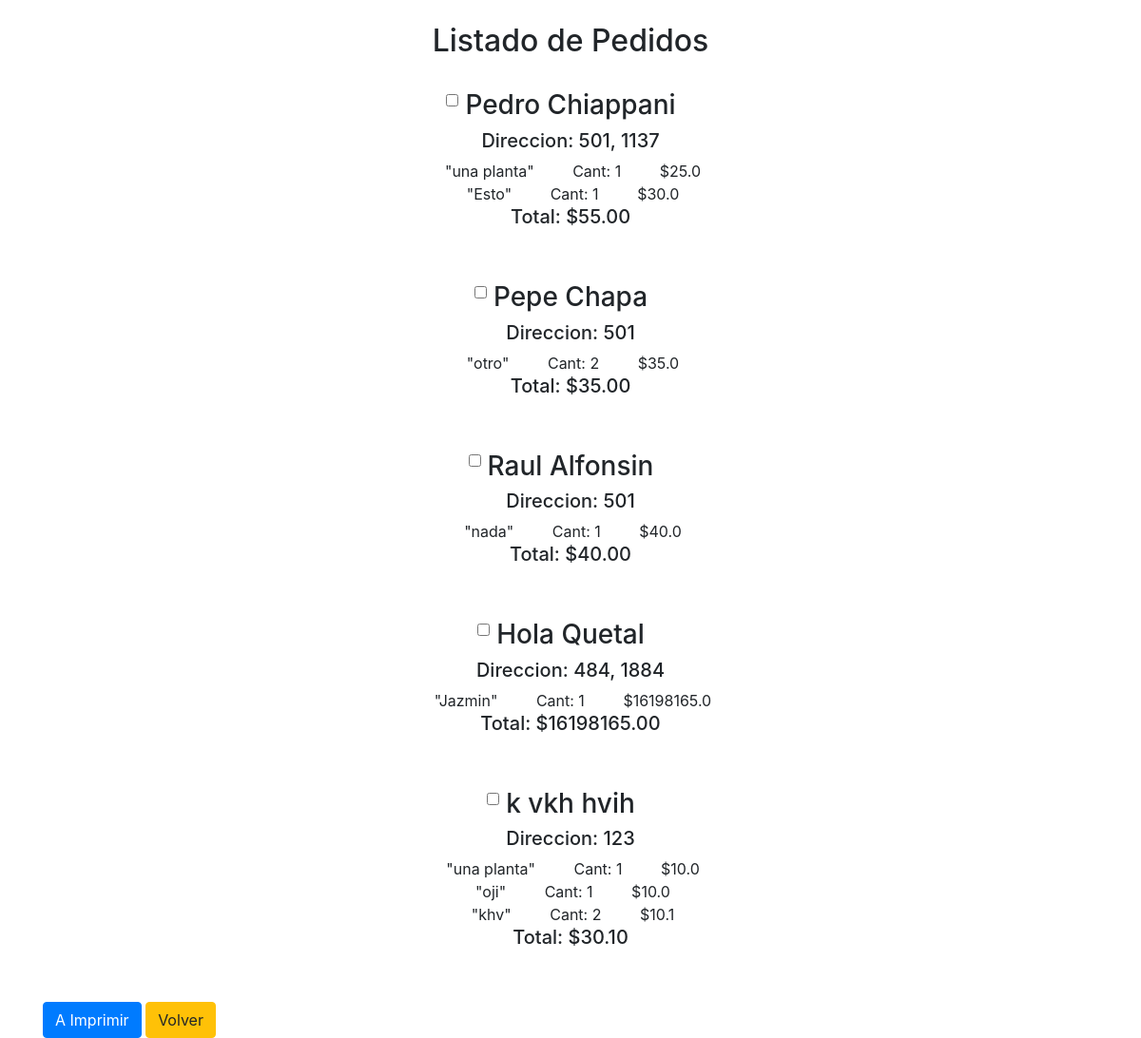
The app's page /listarPedidosRepartir/ with its own data.
### plantasapp/models.py (models this page shows, shortened)
class Comprador(models.Model):
    nombre = models.CharField(max_length=25)
    apellido = models.CharField(max_length=25)
    celular = models.IntegerField(null=True)
    direccion = models.CharField(max_length=25)
    detalle = models.TextField(null=True)
    class Meta:
        verbose_name_plural = 'Compradores'

class Pedido(models.Model):
    comprador = models.ForeignKey('Comprador', on_delete=models.SET_NULL, null=True)
    pedido = models.CharField(max_length=25)
    cant = models.IntegerField(null=True)
    pu = models.FloatField(null=True)
    a_entregar = models.BooleanField(default=False)
    class Meta:
        verbose_name_plural = 'Pedidos'

### plantasapp/views.py (the view, shortened to what this page needs)
# urls.py: path('listarPedidosRepartir/', views.listar_pedidos_repartir, name='listaRepartir'),
def listar_pedidos_repartir(request):
    pedidos = Pedido.objects.all()
    compradores = Comprador.objects.all()
    return render(request, 'listar_pedidos_repartir.html', {'pedidos': pedidos, 'compradores': compradores})

### plantasapp/templates/listar_pedidos_repartir.html (shortened to what this page needs)
{% extends 'base.html' %}
{% block content %}
<body>
<div class="row">
    <div class="col-md-6 mx-auto">
        <br>
        <h2 align="center">Listado de Pedidos</h2>
        <br>
    </div>
</div>
<form method="POST">
{% for comp in compradores %}
    <h3 align="center">
        <input type="checkbox" class="form-check-input" id="checkk" value="yes" name= {{comp.pk}}>{{ comp.nombre}} {{comp.apellido }}</h3>
    <h5 align="center"> Direccion: {{comp.direccion}}</h5>
{% for ped in pedidos %}
{% if comp == ped.comprador %}
<div class="row" align="center">
    <div class="col form-check">
        <label class="form-check-label">"{{ped.pedido}}" &nbsp;&nbsp;&nbsp;&nbsp;&nbsp;&nbsp;&nbsp; Cant: {{ped.cant}} &nbsp;&nbsp;&nbsp;&nbsp;&nbsp;&nbsp;&nbsp; ${{ped.pu}}</label>
    </div>
</div>
{% endif %}
{% endfor %}
    <h5 align="center">Total: $<script>document.write(counter.toFixed(2));</script></h5>
    <br>
    <br>
{% endfor %}
    <input type="submit" value="A Imprimir" class="btn btn-primary">
    <a class="btn btn-warning" href="/">Volver</a>
</form>
</body>
{% endblock %}

### records on screen
Comprador: nombre "Pedro", apellido "Chiappani", direccion "501, 1137"
Pedido: pedido "una planta", cant "1", pu "25.0"
Pedido: pedido "Esto", cant "1", pu "30.0"
Comprador: nombre "Pepe", apellido "Chapa", direccion "501"
Pedido: pedido "otro", cant "2", pu "35.0"
Comprador: nombre "Raul", apellido "Alfonsin", direccion "501"
Pedido: pedido "nada", cant "1", pu "40.0"
Comprador: nombre "Hola", apellido "Quetal", direccion "484, 1884"
Pedido: pedido "Jazmin", cant "1", pu "16198165.0"
Comprador: nombre "k vkh", apellido "hvih", direccion "123"
Pedido: pedido "una planta", cant "1", pu "10.0"
Pedido: pedido "oji", cant "1", pu "10.0"
Pedido: pedido "khv", cant "2", pu "10.1"
